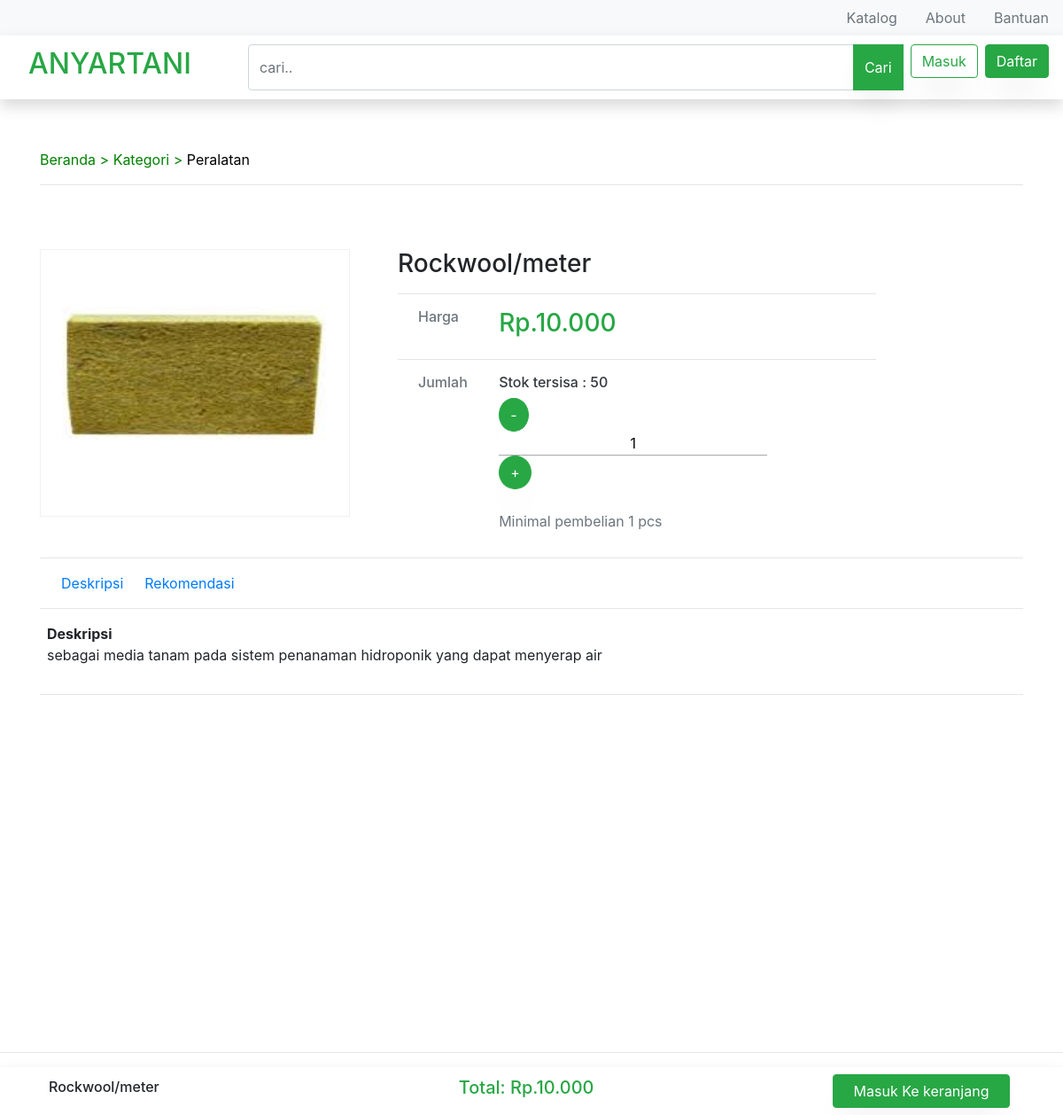
The app's page /produk/index/3, older data.
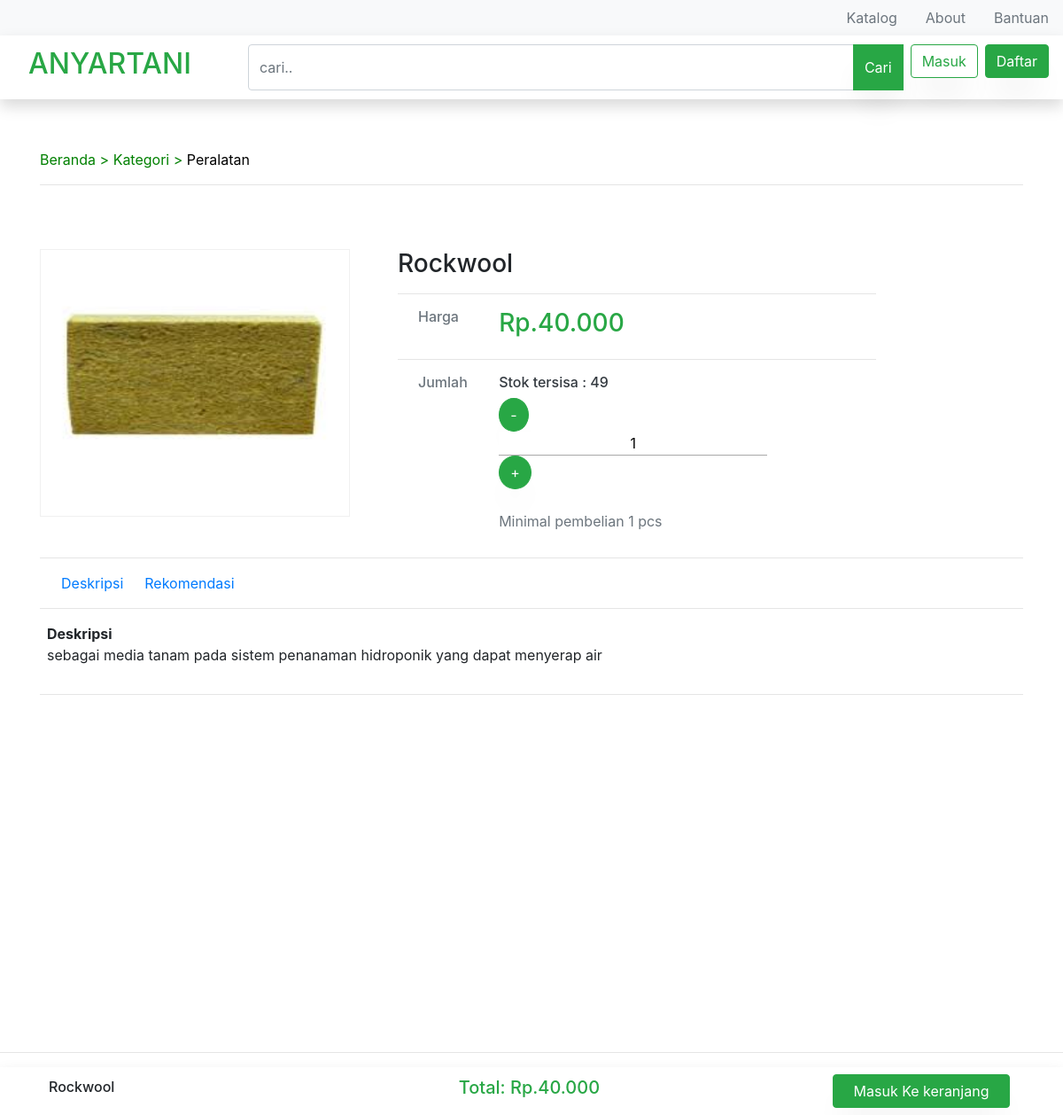
The same page, newer data.
### tables this page shows
CREATE TABLE `tb_barang` (
  `id_barang` int(5) NOT NULL,
  `id_kategori` int(5) NOT NULL,
  `id_promo` int(10) NOT NULL,
  `nama_barang` varchar(200) NOT NULL,
  `gambar` varchar(200) NOT NULL,
  `deskripsi` text NOT NULL,
  `stok` int(10) NOT NULL,
  `harga` int(30) NOT NULL,
  `berat` int(11) NOT NULL
);

### application/controllers/Produk.php (called while the page is built, shortened)
<?php
class Produk extends CI_Controller
{
    public function __construct()
    {
        $this->load->library('form_validation');
    }
    public function index($id)
    {
        $email =  $this->session->userdata('email');
        $data['user_login'] = $this->User_model->tampiluserByEmail($email);
        $data['barang'] = $this->Produk_model->tampilBarangById($id);
        $data['judul'] = 'Halaman Pemesanan';
        $this->load->view('templates/header', $data);
        $this->load->view('produk/index', $data);
        $this->load->view('templates/footer');
    }
}

### index.php (called while the page is built, shortened)
<?php
require_once BASEPATH.'core/CodeIgniter.php';

### application/models/Produk_model.php (called while the page is built, shortened)
<?php
class Produk_model extends CI_Model
{
    public function tampilBarangById($id)
    {
        return $this->db->get_where('tb_barang', ['id_barang' => $id])->row_array();
    }
}

### application/views/produk/index.php (the view, shortened to what this page needs)
<section class="ftco-section mt-4">
    <div class="container">
        <div class="row justify-content-center mb-3 pb-3 ">
            <div class="col-md-12 heading-section text-left ftco-animate mt-5">
                <a href="<?= base_url(); ?>user" style="color : green; text-decoration:none">Beranda > Kategori ></a>
                <a href="<?= base_url(); ?>kategori/peralatan" style="color : black; text-decoration:none">Peralatan </a>
                <hr>
            </div>
        </div>
    </div>
    <br>
    <div class="container">
        <div class="row">
            <div class="col-md-6 col-lg-4 ftco-animate ">
                <div class="product">
                    <img class="img-fluid" style="align:justify-content-center; width:350px; height:300px" src="<?= base_url('assets/images/produk/') . $barang['gambar']; ?> ">
                </div>
            </div>
            <div class="col-md-6 col-lg-6 ftco-animate heading-section ml-4">
                <h3><?= $barang['nama_barang'] ?></h3>
                <hr>
                <div class="row ml-2">
                    <div class="col-md-2 col-lg-2 ftco-animate ">
                        <h6 class="text-secondary">Harga </h6>
                    </div>
                    <div class="col-md-2 col-lg-2 ftco-animate ">
                        <h3 class="text-success">Rp.<?= number_format($barang['harga'], 0, ',', '.')  ?></h3>
                    </div>
                </div>
                <hr>
                <div class="row ml-2">
                    <div class="col-md-2 col-lg-2 ftco-animate ">
                        <h6 class="text-secondary">Jumlah </h6>
                    </div>
                    <div class="col-md-8 col-lg-8 ftco-animate ">
                        <h6 class="text-dark"> Stok tersisa : <?= $barang['stok'] ?></h6>
                        <div id="input_div">
                            <input type="button" class="btn btn-success rounded-circle text-center btn-number" value="-" id="moins" onclick="minus();jumlah()">
                            <input type="text" class="text-center input-number" size="25" value="1" id="count" style="border : 0 ; outline: 0 ; backgroud : transparant ; border-bottom: 1px solid darkgray" readonly>
                            <input type="button" class="btn btn-success rounded-circle text-center btn-number" value="+" id="plus" onclick="plus();jumlah()">
                        </div>
                        <br>
                        <span class="text-secondary">Minimal pembelian 1 pcs</span>
                    </div>
                </div>
            </div>
        </div>
        <div>
            <hr>
            <div class="row ml-4 position-sticky">
                <a href="#1">Deskripsi</a>
                <a href="#deskripsi" class="ml-4">Rekomendasi</a>
            </div>
            <hr>
        </div>
        <div class="row ml-2 ftco-animate">
            <a name="deskripsi"><b>Deskripsi</b></a>
        </div>
        <div class="row ml-2 ftco-animate">
            <p class="text-justify" name="deskripsi"> <?= $barang['deskripsi'] ?></p>
        </div>
        <hr>
        <br>
        <div class="container">
            <div class="row">
            </div>
        </div>
    </div>
    <div class="fixed-bottom">
        <hr>
        <nav class="navbar navbar-expand-lg navbar-light bg-white shadow">
            <div class="collapse navbar-collapse col-3" id="navbarSupportedContent">
                <h6 class="ml-4"><?= $barang['nama_barang'] ?></h5>
            </div>
            <div class="col-2">
            </div>
            <div class="col-4">
                <h5 class="text-success" id="total">Total: Rp.<?= number_format($barang['harga'], 0, ',', '.')  ?> </h5>
            </div>
            <div class="collapse navbar-collapse" id="navbarSupportedContent">
                <form action="<?= base_url('produk/tambah_keranjang/' . $barang['id_barang']); ?>" method="post" enctype="multipart/form-data">
                    <button class="btn btn-success ml-5" type="submit" style="width:200px">Masuk Ke keranjang</button>
                </form>
            </div>
    </div>
</section>

Row changes from the older to the newer data that the page shows:
changed tb_barang "sebagai media tanam pada sistem penanaman hidroponik yang dapat menyerap air": nama_barang "Rockwool/meter" → "Rockwool"; harga "10.000" → "40.000"; stok "50" → "49"
